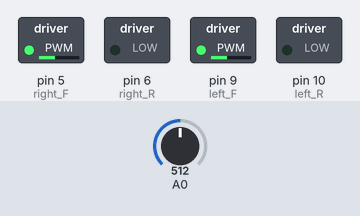
Recording of a sketch running on a simulated Arduino Uno, built with avr-gcc and run on an emulated ATmega328P. Parts: switched loads named in the sketch (green lamp = pin HIGH). Dashed ring = blinking. Inputs (shaded band) come from the test bench; at power-on: A0 = 512.

Above: at 1.2 s.
1.3 s: A0 set to 767
2.8 s: A0 set to 785
At 4.1 s:
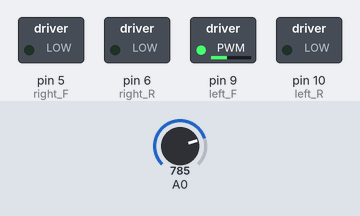
5.8 s: A0 set to 765
At 6.3 s:
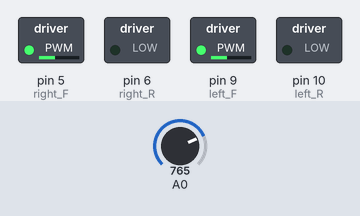
7.3 s: A0 set to 900
At 14.4 s:
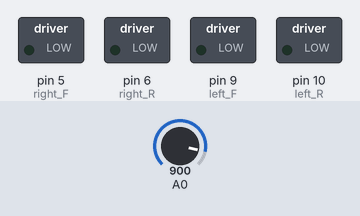
Timing chart, 0 to 14.8 s (numbered marks = the images above; inputs shaded):
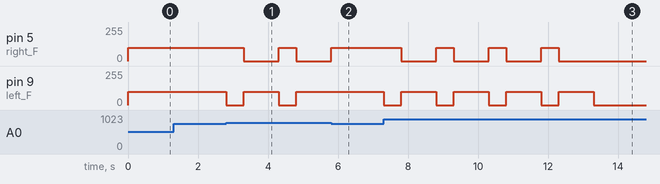

Measured:
- the behaviour switches between 774 and 775 on A0 (found by bisection; images 0 and 1)
- after the input at 1.3 s, every drawn part: stays the same
- after the input at 2.8 s, pin 5 (right_F): 100/255 → 0/255 after 0.50 s, → 100/255 1.0 s later, → 0/255 0.50 s later; pin 9 (left_F): alternates 100/255 for 1.0 s and 0/255 for 0.50 s, starting at once
- after the input at 5.8 s, pin 5 (right_F): goes on until 5.8 s, then stays 100/255; pin 9 (left_F): stays 100/255 (without the input it goes to 0/255 after 0.00 s)
- after the input at 7.3 s, pin 5 (right_F): alternates 100/255 for 0.50 s and 0/255 for 1.0 s, 7 changes in all, then stays 0/255, starting after 0.50 s; pin 9 (left_F): alternates 100/255 for 1.0 s and 0/255 for 0.50 s, starting at once

The sketch:

bot.ino
```cpp
#include "Arduino.h"

const static int right_F = 5;
const static int right_R = 6;
const static int left_F = 9;
const static int left_R = 10;
const int greenLED = 12;
bool lightTrack = false;

const static int inf_reciever = 4;

const int AN_SPEED = 100;
const int LIGHT_THRESHOLD = 775;

void setup(){
    pinMode(5,OUTPUT);
    pinMode(6,OUTPUT);
    pinMode(9,OUTPUT);
    pinMode(10,OUTPUT);
    pinMode(A0, INPUT);
    Serial.begin(9600);
}


void loop(){
    // if (digitalRead(inf_reciever)) {
    //     Drive_pivot_right();
    // } else {
    //     Drive_pivot_left();
    // }
    Follow_Light();
}

void readthepins(){
 Serial.println(digitalRead(5));
  Serial.println(digitalRead(6));
  Serial.println(digitalRead(9));
  Serial.println(digitalRead(10));
}

void Drive_forward() {
  analogWrite(left_F, AN_SPEED);
  analogWrite(left_R, 0);
  analogWrite(right_F, AN_SPEED);
  analogWrite(right_R, 0);
}

void Drive_backward() {
  analogWrite(left_F, 0);
  analogWrite(left_R, AN_SPEED);
  analogWrite(right_F, 0);
  analogWrite(right_R, AN_SPEED);
}

void Drive_stop() {
  analogWrite(left_F, 0);
  analogWrite(left_R, 0);
  analogWrite(right_F, 0);
  analogWrite(right_R, 0);
}

//spin = center of rotation is the center of the bot
void Drive_spin_left(){
  analogWrite(left_F, 0);
  analogWrite(left_R, AN_SPEED);
  analogWrite(right_F, AN_SPEED);
  analogWrite(right_R, 0);

}

void Drive_spin_right(){
  analogWrite(left_F, AN_SPEED);
  analogWrite(left_R, 0);
  analogWrite(right_F, 0);
  analogWrite(right_R, AN_SPEED);
}

//pivot = center of rotation is left or right wheel
void Drive_pivot_left(){
  digitalWrite(left_F, LOW);
  digitalWrite(left_R, LOW);
  analogWrite(right_F, AN_SPEED);
  digitalWrite(right_R, LOW);
}

void Drive_pivot_right(){
  analogWrite(left_F, AN_SPEED);
  digitalWrite(left_R, LOW);
  digitalWrite(right_F, LOW);
  digitalWrite(right_R, LOW);
}

void Follow_Light() {
    if (analogRead(A0) < LIGHT_THRESHOLD) {
      digitalWrite(greenLED, HIGH);
      lightTrack = true;
      while(lightTrack) {
        Drive_forward();
          if (analogRead(A0) >= LIGHT_THRESHOLD) {
            for (int i = 0; i < 4; i++) {
              Drive_pivot_left();
              delay(500);
              Drive_stop();
              if (analogRead(A0) < LIGHT_THRESHOLD) {
                break;
              }
              Drive_pivot_right();
              delay(1000);
              if (analogRead(A0) < LIGHT_THRESHOLD) {
                break;
              }
              if (i == 3) {
                lightTrack = false;
              }
            }

        }
    }
    Drive_stop();
    digitalWrite(greenLED, LOW);
  }

}
```
